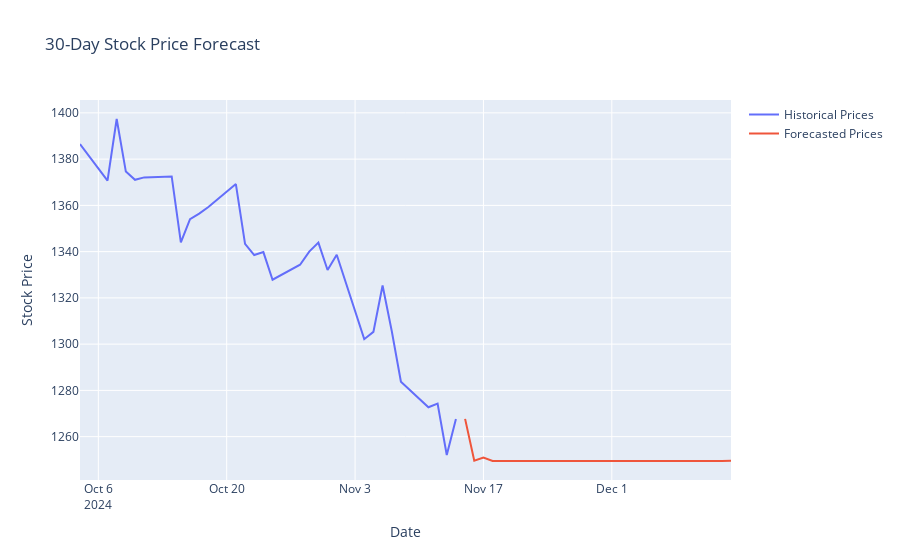

Here is the notebook cell this chart was saved with:
### Code cell
import plotly.graph_objects as go
# Historical Data
historical_data = pd.DataFrame({
    'Date': dates,  # Use fixed datetime dates
    'Price': df['Close']  # Historical prices
})
historical_data = historical_data.iloc[-30:]
# Forecast Data
forecast_data = pd.DataFrame({
    'Date': forecast_dates,  # Generated future dates
    'Price': forecasted_prices_original  # Forecasted prices
})

# Combine data and plot
visualization_df = pd.concat([historical_data, forecast_data])

# Plot code remains the same
fig = go.Figure()
fig.add_trace(go.Scatter(x=historical_data['Date'], y=historical_data['Price'], mode='lines', name='Historical Prices'))
fig.add_trace(go.Scatter(x=forecast_data['Date'], y=forecast_data['Price'], mode='lines', name='Forecasted Prices'))
fig.update_layout(title='30-Day Stock Price Forecast', xaxis_title='Date', yaxis_title='Stock Price')
fig.show()
